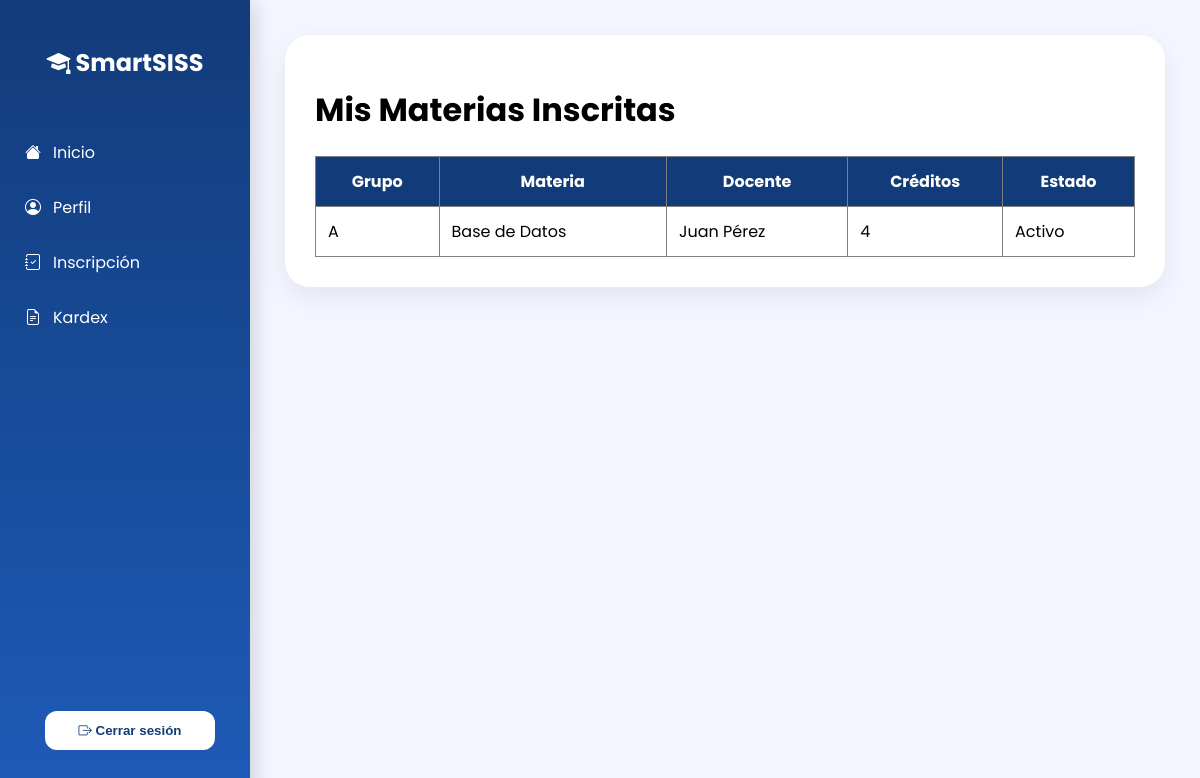
Screenshot of /mis-inscripciones/ with the database file from the repository.
### estudiantes/models.py (models this page shows, shortened)
class Inscripcion(models.Model):
    id_inscripcion = models.AutoField(primary_key=True)
    estudiante = models.ForeignKey(
        Estudiante,
        on_delete=models.CASCADE
    )
    grupo = models.ForeignKey(
        Grupo,
        on_delete=models.CASCADE
    )
    fecha_inscripcion = models.DateField(
        auto_now_add=True
    )
    estado = models.CharField(
        max_length=20,
        default="Activo"
    )
    class Meta:
        db_table = "INSCRIPCION"

class Grupo(models.Model):
    id_grupo = models.AutoField(primary_key=True)
    nombre_grupo = models.CharField(max_length=10)
    materia = models.ForeignKey(
        Materia,
        on_delete=models.CASCADE
    )
    docente = models.ForeignKey(
        Docente,
        on_delete=models.CASCADE
    )
    cupo = models.IntegerField(default=40)
    class Meta:
        db_table = "GRUPO"

class Materia(models.Model):
    id_materia = models.AutoField(primary_key=True)
    nombre = models.CharField(max_length=100)
    creditos = models.IntegerField()
    docente = models.ForeignKey(
        Docente,
        on_delete=models.CASCADE
    )
    class Meta:
        db_table = "MATERIA"

class Docente(models.Model):
    id_docente = models.AutoField(primary_key=True)
    nombres_doc = models.CharField(max_length=100)
    apellidos_doc = models.CharField(max_length=100)
    correo = models.EmailField()
    class Meta:
        db_table = "DOCENTE"
    def __str__(self):
        return self.nombres_doc + " " + self.apellidos_doc

### estudiantes/views.py (the view)
def mis_inscripciones(request):
    estudiante = Estudiante.objects.first()
    registros = Inscripcion.objects.filter(
        estudiante=estudiante
    )
    return render(
        request,
        "mis_inscripciones.html",
        {
            "inscripciones": registros
        }
    )

### estudiantes/templates/mis_inscripciones.html (shortened to what this page needs)
{% extends "base.html" %}
{% block content %}
<h1>Mis Materias Inscritas</h1>
<table border="1" width="100%">
<tr>
<th>
Grupo
</th>
<th>
Materia
</th>
<th>
Docente
</th>
<th>
Créditos
</th>
<th>
Estado
</th>
</tr>
{% for registro in inscripciones %}
<tr>
<td>
{{ registro.grupo.nombre_grupo }}
</td>
<td>
{{ registro.grupo.materia.nombre }}
</td>
<td>
{{ registro.grupo.docente }}
</td>
<td>
{{ registro.grupo.materia.creditos }}
</td>
<td>
{{ registro.estado }}
</td>
</tr>
{% empty %}
<tr>
<td colspan="5">
No tiene materias inscritas
</td>
</tr>
{% endfor %}
</table>
{% endblock %}

### estudiantes/templates/base.html (style rules this page uses)
* { box-sizing:border-box; }
body { margin:0; font-family:'Poppins',sans-serif; background:#f4f7ff; }
table { background:white; border-collapse:collapse; }
th { background:#123b7a; color:white; }
td,th { padding:12px; }

### rows the page displays
Inscripcion: grupo.nombre_grupo "A", grupo.materia.nombre "Base de Datos", grupo.docente "Juan Pérez", grupo.materia.creditos "4", estado "Activo"
